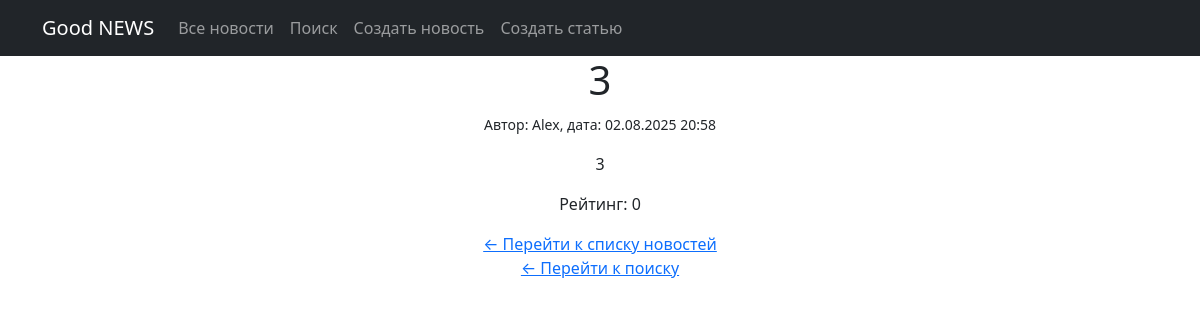
/news/71/, run on the app's committed database.
### news/models.py (models this page shows, shortened)
class Post(models.Model):
    author = models.ForeignKey(Author, on_delete=models.CASCADE)
    post_type = models.CharField(max_length=2, choices=POST_TYPES, default='AR')
    data_time_created = models.DateTimeField(auto_now_add=True)
    categories = models.ManyToManyField(Category, through='PostCategory')
    title = models.CharField(max_length=255)
    text = models.TextField()
    rating = models.IntegerField(default=0)

class Author(models.Model):
    user = models.OneToOneField(User, on_delete=models.CASCADE)
    rating = models.IntegerField(default=0)

### news/views.py (the view)
# urls.py: path('<int:pk>/', PostDetail.as_view(), name='posts_detail'),
class PostDetail(DetailView):
    model = Post
    template_name = 'posts_detail.html'
    context_object_name = 'post_detail'

### news/templatetags/custom_filters.py (called while the page is built)
@register.filter(name='censor_words')
def censor_words(value):
    if not isinstance(value, str):
        return value
    def censor_match(match):
        word = match.group()
        if len(word) > 1 and (word[0].isalpha() and word[0].lower() == word[0] or word[0].isupper()):
            if word.lower() in BAD_WORDS:
                return word[0] + '*' * (len(word) - 1)
        return word
    pattern = re.compile(r'\b[А-Яа-яЁё]+\b')
    censored_text = pattern.sub(censor_match, value)
    return censored_text

### templates/posts_detail.html
{% extends 'flatpages/default.html' %}
{% load custom_filters %}
{% block content %}
<h1>{{ post_detail.title|censor_words }}</h1>
<p><small>Автор: {{ post_detail.author.user.username }}, дата: {{ post_detail.data_time_created|date:"d.m.Y H:i" }}</small></p>
<div>
    {{ post_detail.text|censor_words|linebreaks }}
</div>
<p>Рейтинг: {{ post_detail.rating }}</p>
<div>
<a href="{% url 'posts_list' %}">← Перейти к списку новостей</a>
<br />
<a href="{% url 'posts_search' %}">← Перейти к поиску</a>
</div>
{% endblock %}

### data on the page
Post: title|censor_words "3", author.user.username "Alex", data_time_created "02.08.2025 20:58", text|censor_words "3", rating "0"
